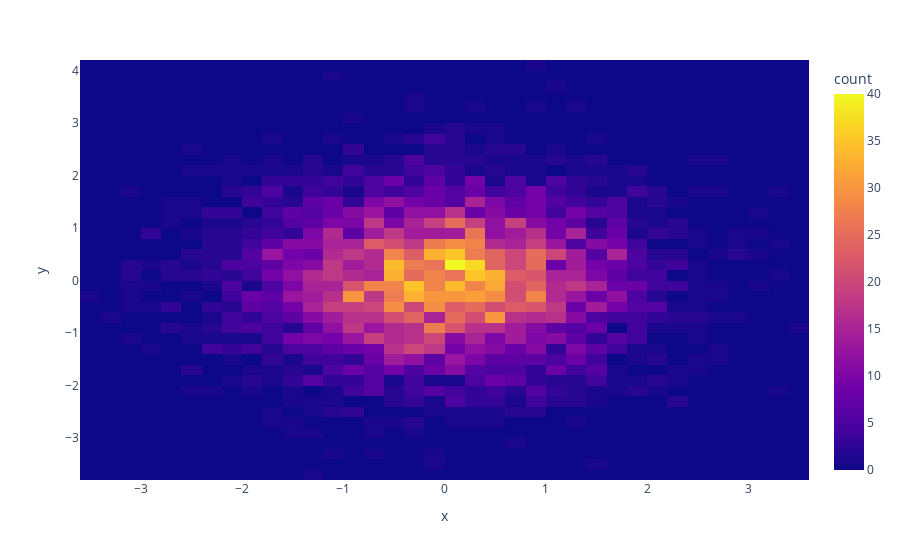

The notebook cell saved with this chart:
### Markdown cell above
## Pure Plotly (simulate hexbin via scatter density)

### Code cell
import plotly.express as px

fig = px.density_heatmap(x=x, y=y, nbinsx=40, nbinsy=40)
fig.show()

### Figure 1 — Plotly figure (JSON) as saved in the notebook; plotly's stock layout.template omitted (floating-point values rounded to 4 significant figures; data arrays with more than 128 entries replaced by an {"elided": "..."} marker saying what was removed)
{"data": [{"coloraxis": "coloraxis", "hovertemplate": "x=%{x}<br>y=%{y}<br>count=%{z}<extra></extra>", "name": "", "nbinsx": 40, "nbinsy": 40, "type": "histogram2d", "x": {"elided": "5000 float values"}, "xaxis": "x", "xbingroup": "x", "y": {"elided": "5000 float values"}, "yaxis": "y", "ybingroup": "y"}], "layout": {"coloraxis": {"colorbar": {"title": {"text": "count"}}, "colorscale": [[0, "#0d0887"], [0.1111, "#46039f"], [0.2222, "#7201a8"], [0.3333, "#9c179e"], [0.4444, "#bd3786"], [0.5556, "#d8576b"], [0.6667, "#ed7953"], [0.7778, "#fb9f3a"], [0.8889, "#fdca26"], [1, "#f0f921"]]}, "legend": {"tracegroupgap": 0}, "margin": {"t": 60}, "xaxis": {"anchor": "y", "domain": [0, 1], "title": {"text": "x"}}, "yaxis": {"anchor": "x", "domain": [0, 1], "title": {"text": "y"}}}}
